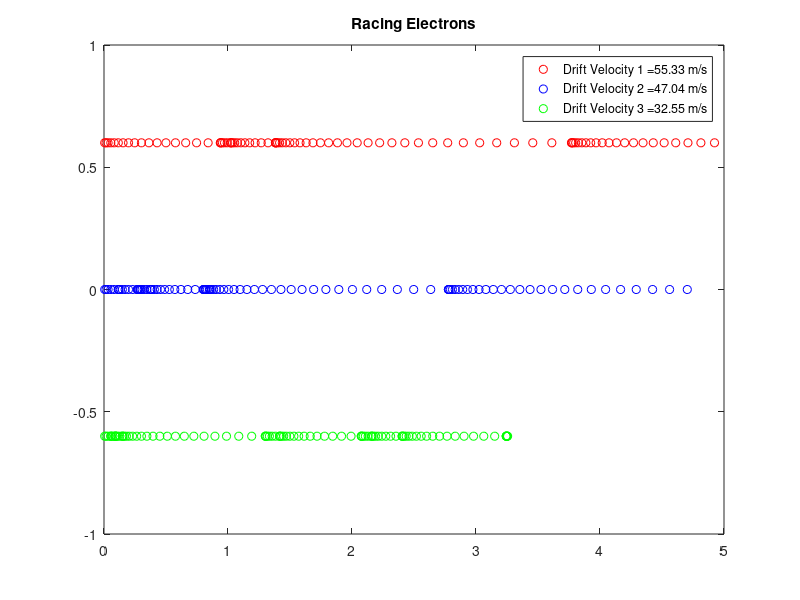

The MATLAB script that drew this image:
function [] = simple_1D_electron_simulator()
% Variables
    global C
    C.q_0 = 1.60217653e-19;             % electron charge
    C.hb = 1.054571596e-34;             % Dirac constant
    C.h = C.hb * 2 * pi;                % Planck constant
    C.m_0 = 9.10938215e-31;             % electron mass
    C.kb = 1.3806504e-23;               % Boltzmann constant
    C.eps_0 = 8.854187817e-12;          % vacuum permittivity
    C.mu_0 = 1.2566370614e-6;           % vacuum permeability
    C.c = 299792458;                    % speed of light
    C.g = 9.80665;                      % metres (32.1740 ft) per s²
    
    time_steps = 100;
    
% Initialization
force = 5e-27;
electron = [0 0]; 
acceleration = force/C.m_0;
electron1(1) = 0; %position
electron1(2) = 0; %velocity
electron2(1) = 0; %position
electron2(2) = 0; %velocity
electron3(1) = 0; %position
electron3(2) = 0; %velocity

vf1 = 0;
xf1 = 0;
vf2 = 0;
xf2 = 0;
vf3 = 0;
xf3 = 0;
simTime = 0.001;
drift_velocity1 = 0;
drift_velocity2 = 0;
drift_velocity3 = 0;
average_drift_velocity1 = 0;
average_drift_velocity2 = 0;
average_drift_velocity3 = 0;

figure(1)
clf

for z = 2:time_steps
    r1 = rand;
    r2 = rand;
    r3 = rand;
    if r1 <= 0.04
        vf1 = 0;
    else
        vf1 = electron1(2) + acceleration*simTime;
    end
    xf1 = electron1(1) + vf1*simTime;
    
    
    if r2 <= 0.05
        vf2 = 0;
    else
        vf2 = electron2(2) + acceleration*simTime;
    end
    xf2 = electron2(1) + vf2*simTime;
    
    
    if r3 <= 0.1
        vf3 = 0;
    else
        vf3 = electron3(2) + acceleration*simTime;
    end
    xf3 = electron3(1) + vf3*simTime;

    electron1(2) = vf1;
    electron1(1) = xf1;
    electron2(2) = vf2;
    electron2(1) = xf2;
    electron3(2) = vf3;
    electron3(1) = xf3;
    
    drift_velocity1 = drift_velocity1 + vf1;
    drift_velocity2 = drift_velocity2 + vf2;
    drift_velocity3 = drift_velocity3 + vf3;
    
    average_drift_velocity1 = drift_velocity1/z;
    average_drift_velocity2 = drift_velocity2/z;
    average_drift_velocity3 = drift_velocity3/z;
    plot(xf1, 0.6, 'ro')
    hold on
    plot(xf2, 0, 'bo')
    hold on
    plot(xf3, -0.6, 'go')
    
    xlim([0, 5]);
    ylim([-1 1]);
    title('Racing Electrons');
    legend(strcat('Drift Velocity 1 = ', num2str(round(average_drift_velocity1*100)/100),' m/s'), ...
        strcat('Drift Velocity 2 = ', num2str(round(average_drift_velocity2*100)/100),' m/s'),...
        strcat('Drift Velocity 3 = ', num2str(round(average_drift_velocity3*100)/100),' m/s')); 
    hold on
    pause(.1)
end

end
